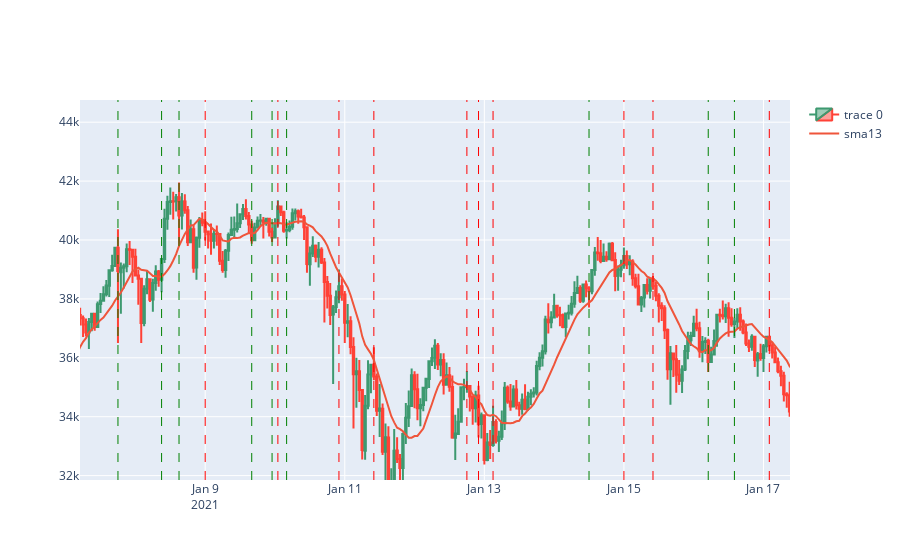

Notebook code for this chart:
### Code cell
import plotly.graph_objects as go

sub = dst
# center = 1424
# radius = 60
# sub = dst[center - radius:center + radius + 1].copy()
fig = plot_df_interactive(sub)

cols = ['sma13']
for col in cols:
    fig.add_trace(go.Scatter(x=sub['Date'], y=sub[col], type='scatter', mode='lines', name=col))

vlines = {'sup2_sma13': 'green', 'res2_sma13': 'red'}
for col, color in vlines.items():
    for d in sub[~sub[col].isna()]['Date']:
        fig.add_vline(x=d, line_width=1, line_dash="dash", line_color=color)
fig.show()

### Figure 1 — Plotly figure (JSON) as saved in the notebook; plotly's stock layout.template omitted (floating-point values rounded to 4 significant figures; data arrays with more than 128 entries replaced by an {"elided": "..."} marker saying what was removed)
{"data": [{"close": {"elided": "2158 float values"}, "high": {"elided": "2158 float values"}, "low": {"elided": "2158 float values"}, "open": {"elided": "2158 float values"}, "type": "candlestick", "x": {"elided": "2158 str values"}}, {"mode": "lines", "name": "sma13", "type": "scatter", "x": {"elided": "2158 str values"}, "y": {"elided": "2158 float values"}}], "layout": {"autosize": true, "dragmode": "pan", "shapes": [{"line": {"color": "green", "dash": "dash", "width": 1}, "type": "line", "x0": "2021-01-02T00:00:00", "x1": "2021-01-02T00:00:00", "xref": "x", "y0": 0, "y1": 1, "yref": "y domain"}, {"line": {"color": "green", "dash": "dash", "width": 1}, "type": "line", "x0": "2021-01-02T04:00:00", "x1": "2021-01-02T04:00:00", "xref": "x", "y0": 0, "y1": 1, "yref": "y domain"}, {"line": {"color": "green", "dash": "dash", "width": 1}, "type": "line", "x0": "2021-01-02T10:00:00", "x1": "2021-01-02T10:00:00", "xref": "x", "y0": 0, "y1": 1, "yref": "y domain"}, {"line": {"color": "green", "dash": "dash", "width": 1}, "type": "line", "x0": "2021-01-02T21:00:00", "x1": "2021-01-02T21:00:00", "xref": "x", "y0": 0, "y1": 1, "yref": "y domain"}, {"line": {"color": "green", "dash": "dash", "width": 1}, "type": "line", "x0": "2021-01-04T21:00:00", "x1": "2021-01-04T21:00:00", "xref": "x", "y0": 0, "y1": 1, "yref": "y domain"}, {"line": {"color": "green", "dash": "dash", "width": 1}, "type": "line", "x0": "2021-01-05T14:00:00", "x1": "2021-01-05T14:00:00", "xref": "x", "y0": 0, "y1": 1, "yref": "y domain"}, {"line": {"color": "green", "dash": "dash", "width": 1}, "type": "line", "x0": "2021-01-06T09:00:00", "x1": "2021-01-06T09:00:00", "xref": "x", "y0": 0, "y1": 1, "yref": "y domain"}, {"line": {"color": "green", "dash": "dash", "width": 1}, "type": "line", "x0": "2021-01-06T20:00:00", "x1": "2021-01-06T20:00:00", "xref": "x", "y0": 0, "y1": 1, "yref": "y domain"}, {"line": {"color": "green", "dash": "dash", "width": 1}, "type": "line", "x0": "2021-01-07T18:00:00", "x1": "2021-01-07T18:00:00", "xref": "x", "y0": 0, "y1": 1, "yref": "y domain"}, {"line": {"color": "green", "dash": "dash", "width": 1}, "type": "line", "x0": "2021-01-08T09:00:00", "x1": "2021-01-08T09:00:00", "xref": "x", "y0": 0, "y1": 1, "yref": "y domain"}, {"line": {"color": "green", "dash": "dash", "width": 1}, "type": "line", "x0": "2021-01-08T15:00:00", "x1": "2021-01-08T15:00:00", "xref": "x", "y0": 0, "y1": 1, "yref": "y domain"}, {"line": {"color": "green", "dash": "dash", "width": 1}, "type": "line", "x0": "2021-01-09T16:00:00", "x1": "2021-01-09T16:00:00", "xref": "x", "y0": 0, "y1": 1, "yref": "y domain"}, {"line": {"color": "green", "dash": "dash", "width": 1}, "type": "line", "x0": "2021-01-09T23:00:00", "x1": "2021-01-09T23:00:00", "xref": "x", "y0": 0, "y1": 1, "yref": "y domain"}, {"line": {"color": "green", "dash": "dash", "width": 1}, "type": "line", "x0": "2021-01-10T04:00:00", "x1": "2021-01-10T04:00:00", "xref": "x", "y0": 0, "y1": 1, "yref": "y domain"}, {"line": {"color": "green", "dash": "dash", "width": 1}, "type": "line", "x0": "2021-01-14T12:00:00", "x1": "2021-01-14T12:00:00", "xref": "x", "y0": 0, "y1": 1, "yref": "y domain"}, {"line": {"color": "green", "dash": "dash", "width": 1}, "type": "line", "x0": "2021-01-16T05:00:00", "x1": "2021-01-16T05:00:00", "xref": "x", "y0": 0, "y1": 1, "yref": "y domain"}, {"line": {"color": "green", "dash": "dash", "width": 1}, "type": "line", "x0": "2021-01-16T14:00:00", "x1": "2021-01-16T14:00:00", "xref": "x", "y0": 0, "y1": 1, "yref": "y domain"}, {"line": {"color": "green", "dash": "dash", "width": 1}, "type": "line", "x0": "2021-01-17T23:00:00", "x1": "2021-01-17T23:00:00", "xref": "x", "y0": 0, "y1": 1, "yref": "y domain"}, {"line": {"color": "green", "dash": "dash", "width": 1}, "type": "line", "x0": "2021-01-18T11:00:00", "x1": "2021-01-18T11:00:00", "xref": "x", "y0": 0, "y1": 1, "yref": "y domain"}, {"line": {"color": "green", "dash": "dash", "width": 1}, "type": "line", "x0": "2021-01-19T12:00:00", "x1": "2021-01-19T12:00:00", "xref": "x", "y0": 0, "y1": 1, "yref": "y domain"}, {"line": {"color": "green", "dash": "dash", "width": 1}, "type": "line", "x0": "2021-01-19T15:00:00", "x1": "2021-01-19T15:00:00", "xref": "x", "y0": 0, "y1": 1, "yref": "y domain"}, {"line": {"color": "green", "dash": "dash", "width": 1}, "type": "line", "x0": "2021-01-20T21:00:00", "x1": "2021-01-20T21:00:00", "xref": "x", "y0": 0, "y1": 1, "yref": "y domain"}, {"line": {"color": "green", "dash": "dash", "width": 1}, "type": "line", "x0": "2021-01-22T08:00:00", "x1": "2021-01-22T08:00:00", "xref": "x", "y0": 0, "y1": 1, "yref": "y domain"}, {"line": {"color": "green", "dash": "dash", "width": 1}, "type": "line", "x0": "2021-01-23T21:00:00", "x1": "2021-01-23T21:00:00", "xref": "x", "y0": 0, "y1": 1, "yref": "y domain"}, {"line": {"color": "green", "dash": "dash", "width": 1}, "type": "line", "x0": "2021-01-24T00:00:00", "x1": "2021-01-24T00:00:00", "xref": "x", "y0": 0, "y1": 1, "yref": "y domain"}, {"line": {"color": "green", "dash": "dash", "width": 1}, "type": "line", "x0": "2021-01-25T10:00:00", "x1": "2021-01-25T10:00:00", "xref": "x", "y0": 0, "y1": 1, "yref": "y domain"}, {"line": {"color": "green", "dash": "dash", "width": 1}, "type": "line", "x0": "2021-01-26T20:00:00", "x1": "2021-01-26T20:00:00", "xref": "x", "y0": 0, "y1": 1, "yref": "y domain"}, {"line": {"color": "green", "dash": "dash", "width": 1}, "type": "line", "x0": "2021-01-28T09:00:00", "x1": "2021-01-28T09:00:00", "xref": "x", "y0": 0, "y1": 1, "yref": "y domain"}, {"line": {"color": "green", "dash": "dash", "width": 1}, "type": "line", "x0": "2021-01-28T13:00:00", "x1": "2021-01-28T13:00:00", "xref": "x", "y0": 0, "y1": 1, "yref": "y domain"}, {"line": {"color": "green", "dash": "dash", "width": 1}, "type": "line", "x0": "2021-01-30T12:00:00", "x1": "2021-01-30T12:00:00", "xref": "x", "y0": 0, "y1": 1, "yref": "y domain"}, {"line": {"color": "green", "dash": "dash", "width": 1}, "type": "line", "x0": "2021-01-30T16:00:00", "x1": "2021-01-30T16:00:00", "xref": "x", "y0": 0, "y1": 1, "yref": "y domain"}, {"line": {"color": "green", "dash": "dash", "width": 1}, "type": "line", "x0": "2021-01-30T21:00:00", "x1": "2021-01-30T21:00:00", "xref": "x", "y0": 0, "y1": 1, "yref": "y domain"}, {"line": {"color": "green", "dash": "dash", "width": 1}, "type": "line", "x0": "2021-02-02T14:00:00", "x1": "2021-02-02T14:00:00", "xref": "x", "y0": 0, "y1": 1, "yref": "y domain"}, {"line": {"color": "green", "dash": "dash", "width": 1}, "type": "line", "x0": "2021-02-04T04:00:00", "x1": "2021-02-04T04:00:00", "xref": "x", "y0": 0, "y1": 1, "yref": "y domain"}, {"line": {"color": "green", "dash": "dash", "width": 1}, "type": "line", "x0": "2021-02-05T10:00:00", "x1": "2021-02-05T10:00:00", "xref": "x", "y0": 0, "y1": 1, "yref": "y domain"}, {"line": {"color": "green", "dash": "dash", "width": 1}, "type": "line", "x0": "2021-02-05T19:00:00", "x1": "2021-02-05T19:00:00", "xref": "x", "y0": 0, "y1": 1, "yref": "y domain"}, {"line": {"color": "green", "dash": "dash", "width": 1}, "type": "line", "x0": "2021-02-08T03:00:00", "x1": "2021-02-08T03:00:00", "xref": "x", "y0": 0, "y1": 1, "yref": "y domain"}, {"line": {"color": "green", "dash": "dash", "width": 1}, "type": "line", "x0": "2021-02-09T16:00:00", "x1": "2021-02-09T16:00:00", "xref": "x", "y0": 0, "y1": 1, "yref": "y domain"}, {"line": {"color": "green", "dash": "dash", "width": 1}, "type": "line", "x0": "2021-02-11T21:00:00", "x1": "2021-02-11T21:00:00", "xref": "x", "y0": 0, "y1": 1, "yref": "y domain"}, {"line": {"color": "green", "dash": "dash", "width": 1}, "type": "line", "x0": "2021-02-12T14:00:00", "x1": "2021-02-12T14:00:00", "xref": "x", "y0": 0, "y1": 1, "yref": "y domain"}, {"line": {"color": "green", "dash": "dash", "width": 1}, "type": "line", "x0": "2021-02-12T18:00:00", "x1": "2021-02-12T18:00:00", "xref": "x", "y0": 0, "y1": 1, "yref": "y domain"}, {"line": {"color": "green", "dash": "dash", "width": 1}, "type": "line", "x0": "2021-02-12T23:00:00", "x1": "2021-02-12T23:00:00", "xref": "x", "y0": 0, "y1": 1, "yref": "y domain"}, {"line": {"color": "green", "dash": "dash", "width": 1}, "type": "line", "x0": "2021-02-14T18:00:00", "x1": "2021-02-14T18:00:00", "xref": "x", "y0": 0, "y1": 1, "yref": "y domain"}, {"line": {"color": "green", "dash": "dash", "width": 1}, "type": "line", "x0": "2021-02-16T00:00:00", "x1": "2021-02-16T00:00:00", "xref": "x", "y0": 0, "y1": 1, "yref": "y domain"}, {"line": {"color": "green", "dash": "dash", "width": 1}, "type": "line", "x0": "2021-02-16T06:00:00", "x1": "2021-02-16T06:00:00", "xref": "x", "y0": 0, "y1": 1, "yref": "y domain"}, {"line": {"color": "green", "dash": "dash", "width": 1}, "type": "line", "x0": "2021-02-16T12:00:00", "x1": "2021-02-16T12:00:00", "xref": "x", "y0": 0, "y1": 1, "yref": "y domain"}, {"line": {"color": "green", "dash": "dash", "width": 1}, "type": "line", "x0": "2021-02-18T16:00:00", "x1": "2021-02-18T16:00:00", "xref": "x", "y0": 0, "y1": 1, "yref": "y domain"}, {"line": {"color": "green", "dash": "dash", "width": 1}, "type": "line", "x0": "2021-02-18T20:00:00", "x1": "2021-02-18T20:00:00", "xref": "x", "y0": 0, "y1": 1, "yref": "y domain"}, {"line": {"color": "green", "dash": "dash", "width": 1}, "type": "line", "x0": "2021-02-20T15:00:00", "x1": "2021-02-20T15:00:00", "xref": "x", "y0": 0, "y1": 1, "yref": "y domain"}, {"line": {"color": "green", "dash": "dash", "width": 1}, "type": "line", "x0": "2021-02-21T08:00:00", "x1": "2021-02-21T08:00:00", "xref": "x", "y0": 0, "y1": 1, "yref": "y domain"}, {"line": {"color": "green", "dash": "dash", "width": 1}, "type": "line", "x0": "2021-02-21T12:00:00", "x1": "2021-02-21T12:00:00", "xref": "x", "y0": 0, "y1": 1, "yref": "y domain"}, {"line": {"color": "green", "dash": "dash", "width": 1}, "type": "line", "x0": "2021-02-24T00:00:00", "x1": "2021-02-24T00:00:00", "xref": "x", "y0": 0, "y1": 1, "yref": "y domain"}, {"line": {"color": "green", "dash": "dash", "width": 1}, "type": "line", "x0": "2021-02-25T05:00:00", "x1": "2021-02-25T05:00:00", "xref": "x", "y0": 0, "y1": 1, "yref": "y domain"}, {"line": {"color": "green", "dash": "dash", "width": 1}, "type": "line", "x0": "2021-02-25T09:00:00", "x1": "2021-02-25T09:00:00", "xref": "x", "y0": 0, "y1": 1, "yref": "y domain"}, {"line": {"color": "green", "dash": "dash", "width": 1}, "type": "line", "x0": "2021-02-27T09:00:00", "x1": "2021-02-27T09:00:00", "xref": "x", "y0": 0, "y1": 1, "yref": "y domain"}, {"line": {"color": "green", "dash": "dash", "width": 1}, "type": "line", "x0": "2021-03-01T20:00:00", "x1": "2021-03-01T20:00:00", "xref": "x", "y0": 0, "y1": 1, "yref": "y domain"}, {"line": {"color": "green", "dash": "dash", "width": 1}, "type": "line", "x0": "2021-03-02T01:00:00", "x1": "2021-03-02T01:00:00", "xref": "x", "y0": 0, "y1": 1, "yref": "y domain"}, {"line": {"color": "green", "dash": "dash", "width": 1}, "type": "line", "x0": "2021-03-02T11:00:00", "x1": "2021-03-02T11:00:00", "xref": "x", "y0": 0, "y1": 1, "yref": "y domain"}, {"line": {"color": "green", "dash": "dash", "width": 1}, "type": "line", "x0": "2021-03-03T15:00:00", "x1": "2021-03-03T15:00:00", "xref": "x", "y0": 0, "y1": 1, "yref": "y domain"}, {"line": {"color": "green", "dash": "dash", "width": 1}, "type": "line", "x0": "2021-03-05T16:00:00", "x1": "2021-03-05T16:00:00", "xref": "x", "y0": 0, "y1": 1, "yref": "y domain"}, {"line": {"color": "green", "dash": "dash", "width": 1}, "type": "line", "x0": "2021-03-06T04:00:00", "x1": "2021-03-06T04:00:00", "xref": "x", "y0": 0, "y1": 1, "yref": "y domain"}, {"line": {"color": "green", "dash": "dash", "width": 1}, "type": "line", "x0": "2021-03-07T14:00:00", "x1": "2021-03-07T14:00:00", "xref": "x", "y0": 0, "y1": 1, "yref": "y domain"}, {"line": {"color": "green", "dash": "dash", "width": 1}, "type": "line", "x0": "2021-03-09T12:00:00", "x1": "2021-03-09T12:00:00", "xref": "x", "y0": 0, "y1": 1, "yref": "y domain"}, {"line": {"color": "green", "dash": "dash", "width": 1}, "type": "line", "x0": "2021-03-09T18:00:00", "x1": "2021-03-09T18:00:00", "xref": "x", "y0": 0, "y1": 1, "yref": "y domain"}, {"line": {"color": "green", "dash": "dash", "width": 1}, "type": "line", "x0": "2021-03-12T21:00:00", "x1": "2021-03-12T21:00:00", "xref": "x", "y0": 0, "y1": 1, "yref": "y domain"}, {"line": {"color": "green", "dash": "dash", "width": 1}, "type": "line", "x0": "2021-03-15T00:00:00", "x1": "2021-03-15T00:00:00", "xref": "x", "y0": 0, "y1": 1, "yref": "y domain"}, {"line": {"color": "green", "dash": "dash", "width": 1}, "type": "line", "x0": "2021-03-16T12:00:00", "x1": "2021-03-16T12:00:00", "xref": "x", "y0": 0, "y1": 1, "yref": "y domain"}, {"line": {"color": "green", "dash": "dash", "width": 1}, "type": "line", "x0": "2021-03-16T17:00:00", "x1": "2021-03-16T17:00:00", "xref": "x", "y0": 0, "y1": 1, "yref": "y domain"}, {"line": {"color": "green", "dash": "dash", "width": 1}, "type": "line", "x0": "2021-03-19T08:00:00", "x1": "2021-03-19T08:00:00", "xref": "x", "y0": 0, "y1": 1, "yref": "y domain"}, {"line": {"color": "green", "dash": "dash", "width": 1}, "type": "line", "x0": "2021-03-19T14:00:00", "x1": "2021-03-19T14:00:00", "xref": "x", "y0": 0, "y1": 1, "yref": "y domain"}, {"line": {"color": "green", "dash": "dash", "width": 1}, "type": "line", "x0": "2021-03-20T13:00:00", "x1": "2021-03-20T13:00:00", "xref": "x", "y0": 0, "y1": 1, "yref": "y domain"}, {"line": {"color": "green", "dash": "dash", "width": 1}, "type": "line", "x0": "2021-03-21T16:00:00", "x1": "2021-03-21T16:00:00", "xref": "x", "y0": 0, "y1": 1, "yref": "y domain"}, {"line": {"color": "green", "dash": "dash", "width": 1}, "type": "line", "x0": "2021-03-22T01:00:00", "x1": "2021-03-22T01:00:00", "xref": "x", "y0": 0, "y1": 1, "yref": "y domain"}, {"line": {"color": "green", "dash": "dash", "width": 1}, "type": "line", "x0": "2021-03-22T09:00:00", "x1": "2021-03-22T09:00:00", "xref": "x", "y0": 0, "y1": 1, "yref": "y domain"}, {"line": {"color": "green", "dash": "dash", "width": 1}, "type": "line", "x0": "2021-03-23T11:00:00", "x1": "2021-03-23T11:00:00", "xref": "x", "y0": 0, "y1": 1, "yref": "y domain"}, {"line": {"color": "green", "dash": "dash", "width": 1}, "type": "line", "x0": "2021-03-26T12:00:00", "x1": "2021-03-26T12:00:00", "xref": "x", "y0": 0, "y1": 1, "yref": "y domain"}, {"line": {"color": "green", "dash": "dash", "width": 1}, "type": "line", "x0": "2021-03-26T16:00:00", "x1": "2021-03-26T16:00:00", "xref": "x", "y0": 0, "y1": 1, "yref": "y domain"}, {"line": {"color": "green", "dash": "dash", "width": 1}, "type": "line", "x0": "2021-03-28T06:00:00", "x1": "2021-03-28T06:00:00", "xref": "x", "y0": 0, "y1": 1, "yref": "y domain"}, {"line": {"color": "green", "dash": "dash", "width": 1}, "type": "line", "x0": "2021-03-30T16:00:00", "x1": "2021-03-30T16:00:00", "xref": "x", "y0": 0, "y1": 1, "yref": "y domain"}, {"line": {"color": "red", "dash": "dash", "width": 1}, "type": "line", "x0": "2021-01-03T21:00:00", "x1": "2021-01-03T21:00:00", "xref": "x", "y0": 0, "y1": 1, "yref": "y domain"}, {"line": {"color": "red", "dash": "dash", "width": 1}, "type": "line", "x0": "2021-01-04T15:00:00", "x1": "2021-01-04T15:00:00", "xref": "x", "y0": 0, "y1": 1, "yref": "y domain"}, {"line": {"color": "red", "dash": "dash", "width": 1}, "type": "line", "x0": "2021-01-04T19:00:00", "x1": "2021-01-04T19:00:00", "xref": "x", "y0": 0, "y1": 1, "yref": "y domain"}, {"line": {"color": "red", "dash": "dash", "width": 1}, "type": "line", "x0": "2021-01-06T11:00:00", "x1": "2021-01-06T11:00:00", "xref": "x", "y0": 0, "y1": 1, "yref": "y domain"}, {"line": {"color": "red", "dash": "dash", "width": 1}, "type": "line", "x0": "2021-01-09T00:00:00", "x1": "2021-01-09T00:00:00", "xref": "x", "y0": 0, "y1": 1, "yref": "y domain"}, {"line": {"color": "red", "dash": "dash", "width": 1}, "type": "line", "x0": "2021-01-10T01:00:00", "x1": "2021-01-10T01:00:00", "xref": "x", "y0": 0, "y1": 1, "yref": "y domain"}, {"line": {"color": "red", "dash": "dash", "width": 1}, "type": "line", "x0": "2021-01-10T22:00:00", "x1": "2021-01-10T22:00:00", "xref": "x", "y0": 0, "y1": 1, "yref": "y domain"}, {"line": {"color": "red", "dash": "dash", "width": 1}, "type": "line", "x0": "2021-01-11T10:00:00", "x1": "2021-01-11T10:00:00", "xref": "x", "y0": 0, "y1": 1, "yref": "y domain"}, {"line": {"color": "red", "dash": "dash", "width": 1}, "type": "line", "x0": "2021-01-12T18:00:00", "x1": "2021-01-12T18:00:00", "xref": "x", "y0": 0, "y1": 1, "yref": "y domain"}, {"line": {"color": "red", "dash": "dash", "width": 1}, "type": "line", "x0": "2021-01-12T22:00:00", "x1": "2021-01-12T22:00:00", "xref": "x", "y0": 0, "y1": 1, "yref": "y domain"}, {"line": {"color": "red", "dash": "dash", "width": 1}, "type": "line", "x0": "2021-01-13T03:00:00", "x1": "2021-01-13T03:00:00", "xref": "x", "y0": 0, "y1": 1, "yref": "y domain"}, {"line": {"color": "red", "dash": "dash", "width": 1}, "type": "line", "x0": "2021-01-15T00:00:00", "x1": "2021-01-15T00:00:00", "xref": "x", "y0": 0, "y1": 1, "yref": "y domain"}, {"line": {"color": "red", "dash": "dash", "width": 1}, "type": "line", "x0": "2021-01-15T10:00:00", "x1": "2021-01-15T10:00:00", "xref": "x", "y0": 0, "y1": 1, "yref": "y domain"}, {"line": {"color": "red", "dash": "dash", "width": 1}, "type": "line", "x0": "2021-01-17T02:00:00", "x1": "2021-01-17T02:00:00", "xref": "x", "y0": 0, "y1": 1, "yref": "y domain"}, {"line": {"color": "red", "dash": "dash", "width": 1}, "type": "line", "x0": "2021-01-17T12:00:00", "x1": "2021-01-17T12:00:00", "xref": "x", "y0": 0, "y1": 1, "yref": "y domain"}, {"line": {"color": "red", "dash": "dash", "width": 1}, "type": "line", "x0": "2021-01-20T08:00:00", "x1": "2021-01-20T08:00:00", "xref": "x", "y0": 0, "y1": 1, "yref": "y domain"}, {"line": {"color": "red", "dash": "dash", "width": 1}, "type": "line", "x0": "2021-01-20T14:00:00", "x1": "2021-01-20T14:00:00", "xref": "x", "y0": 0, "y1": 1, "yref": "y domain"}, {"line": {"color": "red", "dash": "dash", "width": 1}, "type": "line", "x0": "2021-01-21T04:00:00", "x1": "2021-01-21T04:00:00", "xref": "x", "y0": 0, "y1": 1, "yref": "y domain"}, {"line": {"color": "red", "dash": "dash", "width": 1}, "type": "line", "x0": "2021-01-21T07:00:00", "x1": "2021-01-21T07:00:00", "xref": "x", "y0": 0, "y1": 1, "yref": "y domain"}, {"line": {"color": "red", "dash": "dash", "width": 1}, "type": "line", "x0": "2021-01-21T19:00:00", "x1": "2021-01-21T19:00:00", "xref": "x", "y0": 0, "y1": 1, "yref": "y domain"}, {"line": {"color": "red", "dash": "dash", "width": 1}, "type": "line", "x0": "2021-01-26T10:00:00", "x1": "2021-01-26T10:00:00", "xref": "x", "y0": 0, "y1": 1, "yref": "y domain"}, {"line": {"color": "red", "dash": "dash", "width": 1}, "type": "line", "x0": "2021-01-30T09:00:00", "x1": "2021-01-30T09:00:00", "xref": "x", "y0": 0, "y1": 1, "yref": "y domain"}, {"line": {"color": "red", "dash": "dash", "width": 1}, "type": "line", "x0": "2021-01-31T12:00:00", "x1": "2021-01-31T12:00:00", "xref": "x", "y0": 0, "y1": 1, "yref": "y domain"}, {"line": {"color": "red", "dash": "dash", "width": 1}, "type": "line", "x0": "2021-02-01T17:00:00", "x1": "2021-02-01T17:00:00", "xref": "x", "y0": 0, "y1": 1, "yref": "y domain"}, {"line": {"color": "red", "dash": "dash", "width": 1}, "type": "line", "x0": "2021-02-02T00:00:00", "x1": "2021-02-02T00:00:00", "xref": "x", "y0": 0, "y1": 1, "yref": "y domain"}, {"line": {"color": "red", "dash": "dash", "width": 1}, "type": "line", "x0": "2021-02-04T11:00:00", "x1": "2021-02-04T11:00:00", "xref": "x", "y0": 0, "y1": 1, "yref": "y domain"}, {"line": {"color": "red", "dash": "dash", "width": 1}, "type": "line", "x0": "2021-02-04T20:00:00", "x1": "2021-02-04T20:00:00", "xref": "x", "y0": 0, "y1": 1, "yref": "y domain"}, {"line": {"color": "red", "dash": "dash", "width": 1}, "type": "line", "x0": "2021-02-06T22:00:00", "x1": "2021-02-06T22:00:00", "xref": "x", "y0": 0, "y1": 1, "yref": "y domain"}, {"line": {"color": "red", "dash": "dash", "width": 1}, "type": "line", "x0": "2021-02-10T23:00:00", "x1": "2021-02-10T23:00:00", "xref": "x", "y0": 0, "y1": 1, "yref": "y domain"}, {"line": {"color": "red", "dash": "dash", "width": 1}, "type": "line", "x0": "2021-02-12T13:00:00", "x1": "2021-02-12T13:00:00", "xref": "x", "y0": 0, "y1": 1, "yref": "y domain"}, {"line": {"color": "red", "dash": "dash", "width": 1}, "type": "line", "x0": "2021-02-12T16:00:00", "x1": "2021-02-12T16:00:00", "xref": "x", "y0": 0, "y1": 1, "yref": "y domain"}, {"line": {"color": "red", "dash": "dash", "width": 1}, "type": "line", "x0": "2021-02-12T21:00:00", "x1": "2021-02-12T21:00:00", "xref": "x", "y0": 0, "y1": 1, "yref": "y domain"}, {"line": {"color": "red", "dash": "dash", "width": 1}, "type": "line", "x0": "2021-02-13T16:00:00", "x1": "2021-02-13T16:00:00", "xref": "x", "y0": 0, "y1": 1, "yref": "y domain"}, {"line": {"color": "red", "dash": "dash", "width": 1}, "type": "line", "x0": "2021-02-14T17:00:00", "x1": "2021-02-14T17:00:00", "xref": "x", "y0": 0, "y1": 1, "yref": "y domain"}, {"line": {"color": "red", "dash": "dash", "width": 1}, "type": "line", "x0": "2021-02-18T21:00:00", "x1": "2021-02-18T21:00:00", "xref": "x", "y0": 0, "y1": 1, "yref": "y domain"}, {"line": {"color": "red", "dash": "dash", "width": 1}, "type": "line", "x0": "2021-02-22T08:00:00", "x1": "2021-02-22T08:00:00", "xref": "x", "y0": 0, "y1": 1, "yref": "y domain"}, {"line": {"color": "red", "dash": "dash", "width": 1}, "type": "line", "x0": "2021-02-23T13:00:00", "x1": "2021-02-23T13:00:00", "xref": "x", "y0": 0, "y1": 1, "yref": "y domain"}, {"line": {"color": "red", "dash": "dash", "width": 1}, "type": "line", "x0": "2021-02-24T16:00:00", "x1": "2021-02-24T16:00:00", "xref": "x", "y0": 0, "y1": 1, "yref": "y domain"}, {"line": {"color": "red", "dash": "dash", "width": 1}, "type": "line", "x0": "2021-02-25T06:00:00", "x1": "2021-02-25T06:00:00", "xref": "x", "y0": 0, "y1": 1, "yref": "y domain"}, {"line": {"color": "red", "dash": "dash", "width": 1}, "type": "line", "x0": "2021-02-27T12:00:00", "x1": "2021-02-27T12:00:00", "xref": "x", "y0": 0, "y1": 1, "yref": "y domain"}, {"line": {"color": "red", "dash": "dash", "width": 1}, "type": "line", "x0": "2021-03-02T09:00:00", "x1": "2021-03-02T09:00:00", "xref": "x", "y0": 0, "y1": 1, "yref": "y domain"}, {"line": {"color": "red", "dash": "dash", "width": 1}, "type": "line", "x0": "2021-03-02T14:00:00", "x1": "2021-03-02T14:00:00", "xref": "x", "y0": 0, "y1": 1, "yref": "y domain"}, {"line": {"color": "red", "dash": "dash", "width": 1}, "type": "line", "x0": "2021-03-03T22:00:00", "x1": "2021-03-03T22:00:00", "xref": "x", "y0": 0, "y1": 1, "yref": "y domain"}, {"line": {"color": "red", "dash": "dash", "width": 1}, "type": "line", "x0": "2021-03-04T02:00:00", "x1": "2021-03-04T02:00:00", "xref": "x", "y0": 0, "y1": 1, "yref": "y domain"}, {"line": {"color": "red", "dash": "dash", "width": 1}, "type": "line", "x0": "2021-03-04T08:00:00", "x1": "2021-03-04T08:00:00", "xref": "x", "y0": 0, "y1": 1, "yref": "y domain"}, {"line": {"color": "red", "dash": "dash", "width": 1}, "type": "line", "x0": "2021-03-05T07:00:00", "x1": "2021-03-05T07:00:00", "xref": "x", "y0": 0, "y1": 1, "yref": "y domain"}, {"line": {"color": "red", "dash": "dash", "width": 1}, "type": "line", "x0": "2021-03-06T07:00:00", "x1": "2021-03-06T07:00:00", "xref": "x", "y0": 0, "y1": 1, "yref": "y domain"}, {"line": {"color": "red", "dash": "dash", "width": 1}, "type": "line", "x0": "2021-03-08T06:00:00", "x1": "2021-03-08T06:00:00", "xref": "x", "y0": 0, "y1": 1, "yref": "y domain"}, {"line": {"color": "red", "dash": "dash", "width": 1}, "type": "line", "x0": "2021-03-11T03:00:00", "x1": "2021-03-11T03:00:00", "xref": "x", "y0": 0, "y1": 1, "yref": "y domain"}, {"line": {"color": "red", "dash": "dash", "width": 1}, "type": "line", "x0": "2021-03-12T06:00:00", "x1": "2021-03-12T06:00:00", "xref": "x", "y0": 0, "y1": 1, "yref": "y domain"}, {"line": {"color": "red", "dash": "dash", "width": 1}, "type": "line", "x0": "2021-03-12T11:00:00", "x1": "2021-03-12T11:00:00", "xref": "x", "y0": 0, "y1": 1, "yref": "y domain"}, {"line": {"color": "red", "dash": "dash", "width": 1}, "type": "line", "x0": "2021-03-14T09:00:00", "x1": "2021-03-14T09:00:00", "xref": "x", "y0": 0, "y1": 1, "yref": "y domain"}, {"line": {"color": "red", "dash": "dash", "width": 1}, "type": "line", "x0": "2021-03-17T06:00:00", "x1": "2021-03-17T06:00:00", "xref": "x", "y0": 0, "y1": 1, "yref": "y domain"}, {"line": {"color": "red", "dash": "dash", "width": 1}, "type": "line", "x0": "2021-03-18T16:00:00", "x1": "2021-03-18T16:00:00", "xref": "x", "y0": 0, "y1": 1, "yref": "y domain"}, {"line": {"color": "red", "dash": "dash", "width": 1}, "type": "line", "x0": "2021-03-20T02:00:00", "x1": "2021-03-20T02:00:00", "xref": "x", "y0": 0, "y1": 1, "yref": "y domain"}, {"line": {"color": "red", "dash": "dash", "width": 1}, "type": "line", "x0": "2021-03-22T10:00:00", "x1": "2021-03-22T10:00:00", "xref": "x", "y0": 0, "y1": 1, "yref": "y domain"}, {"line": {"color": "red", "dash": "dash", "width": 1}, "type": "line", "x0": "2021-03-24T03:00:00", "x1": "2021-03-24T03:00:00", "xref": "x", "y0": 0, "y1": 1, "yref": "y domain"}, {"line": {"color": "red", "dash": "dash", "width": 1}, "type": "line", "x0": "2021-03-25T06:00:00", "x1": "2021-03-25T06:00:00", "xref": "x", "y0": 0, "y1": 1, "yref": "y domain"}, {"line": {"color": "red", "dash": "dash", "width": 1}, "type": "line", "x0": "2021-03-28T04:00:00", "x1": "2021-03-28T04:00:00", "xref": "x", "y0": 0, "y1": 1, "yref": "y domain"}, {"line": {"color": "red", "dash": "dash", "width": 1}, "type": "line", "x0": "2021-03-28T16:00:00", "x1": "2021-03-28T16:00:00", "xref": "x", "y0": 0, "y1": 1, "yref": "y domain"}, {"line": {"color": "red", "dash": "dash", "width": 1}, "type": "line", "x0": "2021-03-29T00:00:00", "x1": "2021-03-29T00:00:00", "xref": "x", "y0": 0, "y1": 1, "yref": "y domain"}, {"line": {"color": "red", "dash": "dash", "width": 1}, "type": "line", "x0": "2021-03-29T03:00:00", "x1": "2021-03-29T03:00:00", "xref": "x", "y0": 0, "y1": 1, "yref": "y domain"}, {"line": {"color": "red", "dash": "dash", "width": 1}, "type": "line", "x0": "2021-03-29T22:00:00", "x1": "2021-03-29T22:00:00", "xref": "x", "y0": 0, "y1": 1, "yref": "y domain"}, {"line": {"color": "red", "dash": "dash", "width": 1}, "type": "line", "x0": "2021-03-31T01:00:00", "x1": "2021-03-31T01:00:00", "xref": "x", "y0": 0, "y1": 1, "yref": "y domain"}, {"line": {"color": "red", "dash": "dash", "width": 1}, "type": "line", "x0": "2021-03-31T06:00:00", "x1": "2021-03-31T06:00:00", "xref": "x", "y0": 0, "y1": 1, "yref": "y domain"}], "xaxis": {"autorange": false, "range": ["2021-01-07 04:56:39.2438", "2021-01-17 09:07:05.3308"], "rangeslider": {"visible": false, "yaxis": {}}, "type": "date"}, "yaxis": {"autorange": false, "range": [31850.0, 44750.0], "type": "linear"}}}
